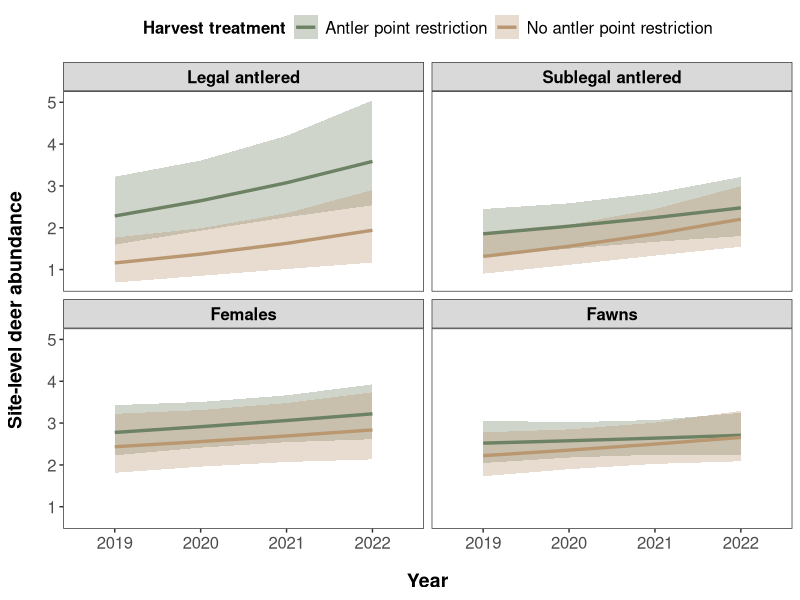
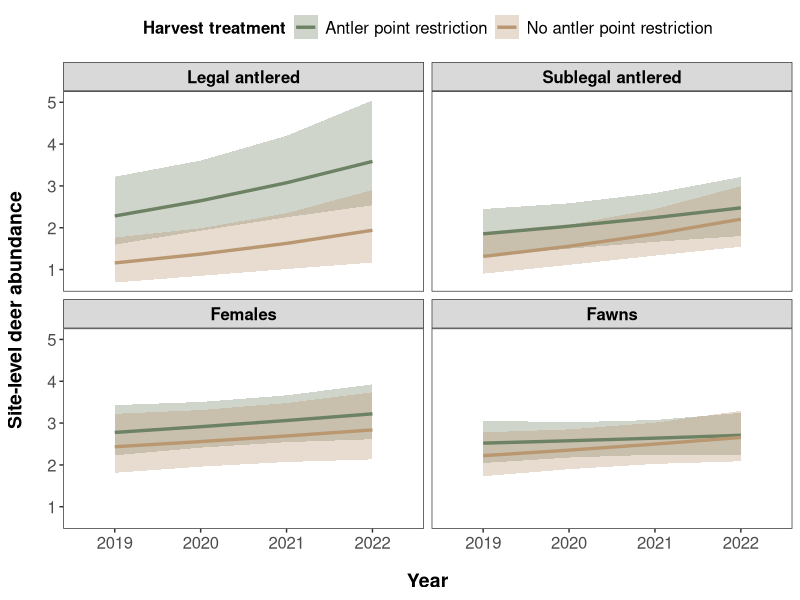

Source code (R) for these figures, in order:

#############################################
######### Marginal-Effects Plots ############
#############################################

# Load packages.
library(ggplot2)
library(dplyr)
library(stringr)
library(scales)

# Load marginal-effects data by sex-and-age class and add class identifier.
legal <- read.csv("legal.trt.me.csv") %>%
  mutate(class = "Legal antlered")

sublegal <- read.csv("sublegal.trt.me.csv") %>%
  mutate(class = "Sublegal antlered")

female <- read.csv("female.trt.me.csv") %>%
  mutate(class = "Females")

fawns <- read.csv("fawns.trt.me.csv") %>%
  mutate(class = "Fawns")

# Combine data for all sex-and-age classes.
deer <- rbind(legal, sublegal, female, fawns)

# Rename the treatment and control areas (for clarity).
deer <- deer %>%
  mutate(trt_name = recode(trt_name, "APR" = "Antler point restriction", "Non-APR" = "No antler point restriction"))

# Plot marginal-effects for all sex-and-age classes in a single figure.
deer.me <- ggplot(data = deer, aes(x = as.factor(year), y = mean, color = trt_name, group = trt_name)) +
  geom_ribbon(aes( ymin = l95, ymax = u95, fill = trt_name), alpha = 0.33, size = 0, position = position_dodge(width = 0), color = NA) +
  geom_line(size = 1.15, linetype = "solid", position = position_dodge(width = 0)) + # Add error and lines first so the points land on top.
  facet_wrap(~factor(class, levels = c('Legal antlered', 'Sublegal antlered', 'Females', 'Fawns'))) # Reorder the panels for consistency.

# Make the plot prettier.
deer.me <- deer.me + labs(x= "Year", y= "Site-level deer abundance") + 
  theme_bw() +
  theme(axis.title.x = element_text(face="bold", size = 14, margin = margin(t = 15)),
        axis.title.y = element_text(face="bold", size = 14, margin = margin(r = 15))) +
  theme(axis.text=element_text(size=12)) + 
  theme(legend.text = element_text(size=12)) + 
  theme(legend.title = element_text(size=12, face = "bold")) +
  theme(panel.grid.major = element_blank(), panel.grid.minor = element_blank()) + # Remove the grid lines.
  theme(strip.text.x = element_text(size=12, face="bold", color="black")) +
  theme(strip.text.y = element_text(size=12, face="bold", color="black")) +
  scale_color_manual(values = c("#6D8163", "#B99771"), name = "Harvest treatment") + # Customize the colors.
  scale_fill_manual(values = c("#6D8163", "#B99771"), name = "Harvest treatment") # Do the color thing again.

# Re-position the legend.
deer.me <- deer.me + theme(legend.position = "top", legend.justification = "top")

# Take a look at the final figure.
deer.me

# Save the plot (and scale it to fit in a Word doc nicely). Note that the resolution was reduced to accommodate GitHub size restrictions.
tiff(filename = "Figure_02.tiff", res = 300, units="in", width=6.5, height=6.5) 
print(deer.me)
dev.off()